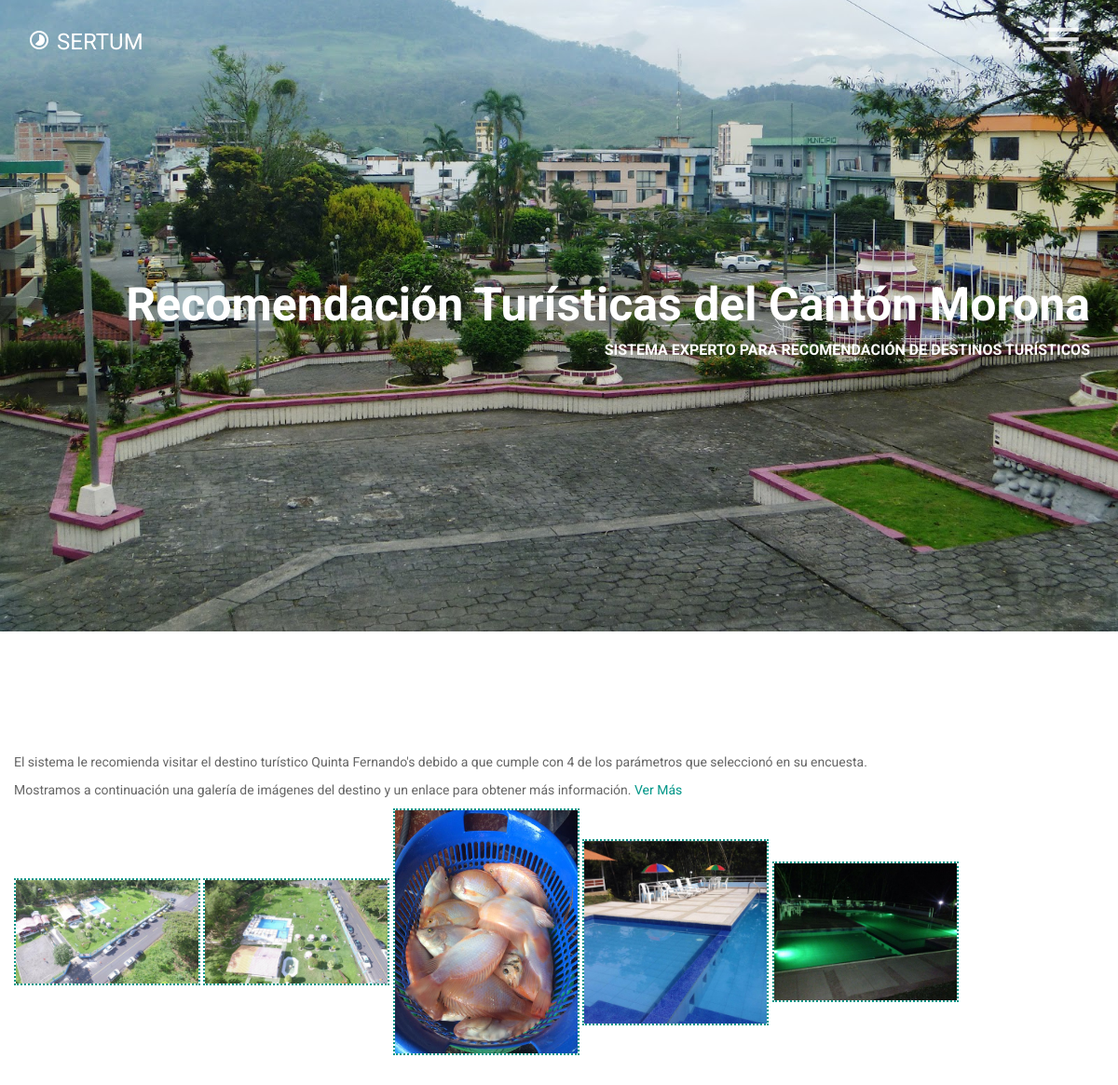
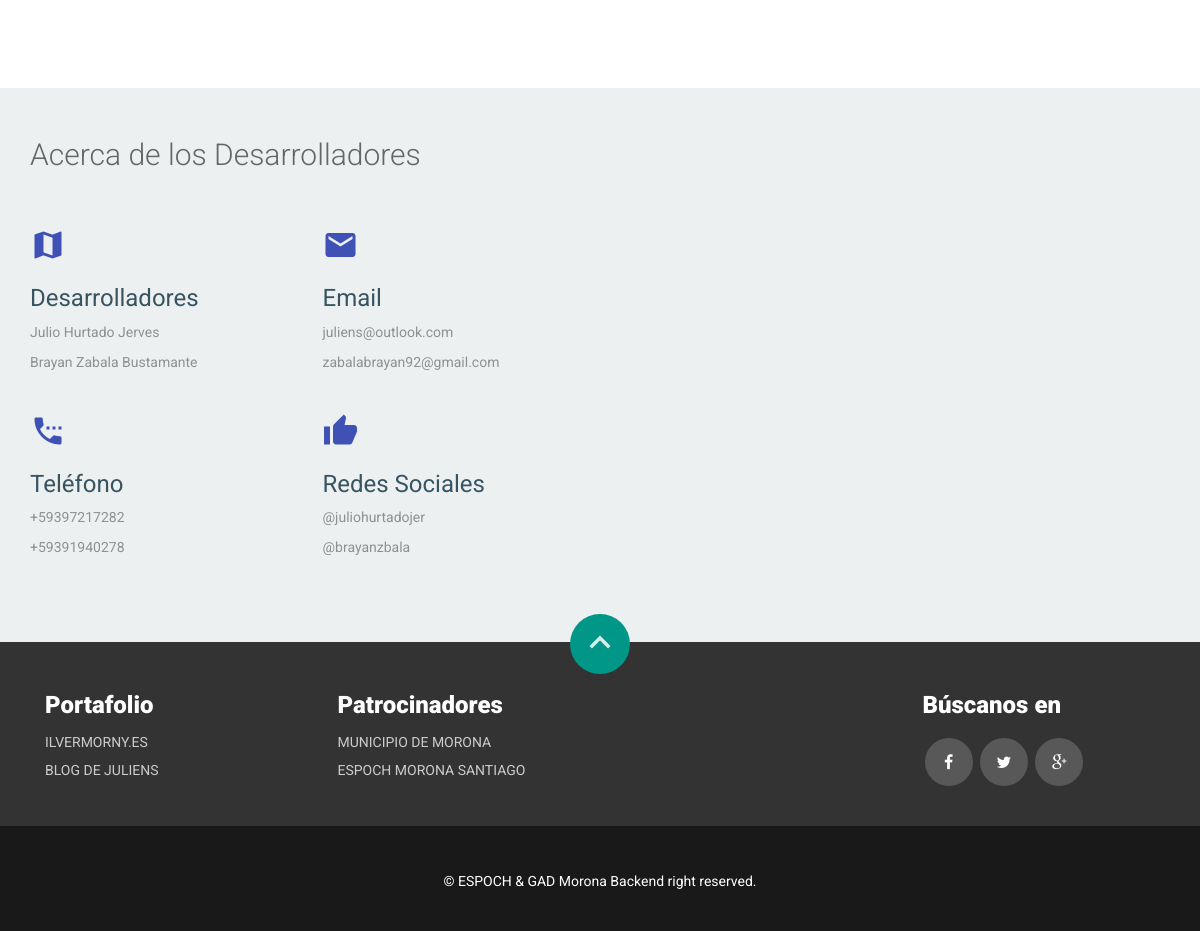
The app's page /encuesta/15/ with its own data (2 pictures, top to bottom).
### centro/models.py (models this page shows, shortened)
class Poll(models.Model):
    user = models.ForeignKey(User, null=True)
    center = models.ForeignKey(Center, null=True)
    value = models.PositiveIntegerField(null=True)
    date = models.DateTimeField(auto_now_add=True)

class Center(models.Model):
    name = models.TextField(blank=False)
    addres = map_fields.AddressField(max_length=200)
    aditional_information = models.TextField(blank=True, verbose_name='Place Description')
    geolocation = map_fields.GeoLocationField(max_length=100)
    slug = AutoSlugField(unique=True, populate_from='name', always_update=True)
    user = models.OneToOneField(User, unique=True, null=True)
    free = models.BooleanField(default=False)
    service = models.ManyToManyField(Service, through='ServiceCenter')

class Picture(models.Model):
    picture = models.ImageField()
    center = models.ForeignKey(Center)

### centro/views.py (the view)
# urls.py: url(r'^encuesta/(?P<pk>[-\d ]+)/$', PollResult.as_view(), name='encuesta_resultado'),
class PollResult(DetailView):
    model = Poll
    template_name="poll_result.html"
    context_object_name = 'poll'
    def get_context_data(self, **kwargs):
        context = super(PollResult, self).get_context_data(**kwargs)
        context['request'] = self.request
        if self.request.user.is_authenticated():
            user = Usuario.objects.filter(user=self.request.user)
            center = Center.objects.filter(user=user)
            if center.exists():
                context['verification'] = False
                context['center_view'] = Center.objects.get(user=user)
            else:
                context['verification'] = True
        else:
            context['verification'] = True
        context['existe'] = True
        context['pictures'] = Picture.objects.filter(center__slug=self.get_object().center.slug)
        return context

### centro/templates/poll_result.html (shortened to what this page needs)
{% extends 'base.html' %}
{% block content %}
<div class="mui-container-fluid">
        <P>El sistema le recomienda visitar el destino turístico {{ poll.center.name }} debido a que cumple con {{ poll.value }} de los parámetros que seleccionó en su encuesta. </P>
    <p>Mostramos a continuación una galería de imágenes del destino y un enlace para obtener más información. <a href="/destino/ver/{{ poll.center.slug }}">Ver Más</a></p>
    <div id="links">
    {% for picture in pictures %}
            <a href="{% url 'ver_imagen' picture.picture %}">
                <img src="{% url 'ver_imagen' picture.picture %}" style="max-width: 200px; border-style:dotted;border-width:2px;">
            </a>
      {% endfor %}
</div>
</div>
{% endblock %}

### centro/static/css/main.css (style rules this page uses)
body { font-family: 'Roboto', sans-serif; color: #666; font-size: 14px; font-weight: 400; background: #fff; }

### records on screen
Poll: center.name "Quinta Fernando's", value "4"
Picture: picture (picture)
Picture: picture (picture)
Picture: picture (picture)
Picture: picture (picture)
Picture: picture (picture)
